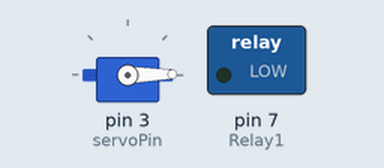
The sketch below on a simulated Arduino Uno, built with avr-gcc and run on an emulated ATmega328P. Parts: servo, switched loads named in the sketch (green lamp = pin HIGH).

Above: at 0.05 s.
At 1.8 s:
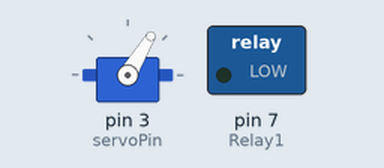
At 3.55 s:
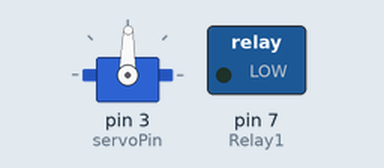
At 7.05 s:
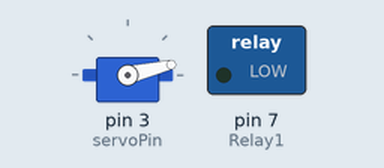
Timing chart, 0 to 9.6 s (numbered marks = the images above):
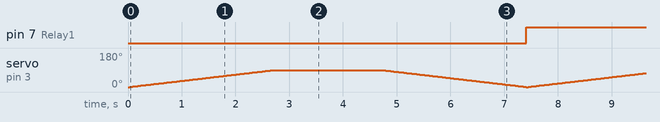

The sketch:

codigo_servo_relay.ino
```cpp
/**
 * Projetos Arduino
 *
 * @author diego patriota
 * @link https://github.com/diegopatriota
 * 19/05/2016
 */

//inclusão de biblioteca
#include <Servo.h>

//Variáveis
int pos = 0;
Servo myservo;
int servoPin = 3;
int Relay1 = 7; // relay 01

void setup()
{

Serial.begin(9600);
// RELAYS - LÂMPADA
pinMode(Relay1, OUTPUT);     //Set Pin12 as output
myservo.attach(servoPin);
}

void loop(){

  for(pos = 0; pos < 90; pos++){
    myservo.write(pos);
    delay(30);
  }

  digitalWrite(Relay1, LOW);

  delay(2000);

  for(pos = 90; pos > 0; pos--){
    myservo.write(pos);
    delay(30);
  }

  digitalWrite(Relay1, HIGH);
}
```

Measured:
- by itself, pin 7 (Relay1): alternates HIGH for 2.7 s and LOW for 4.7 s
